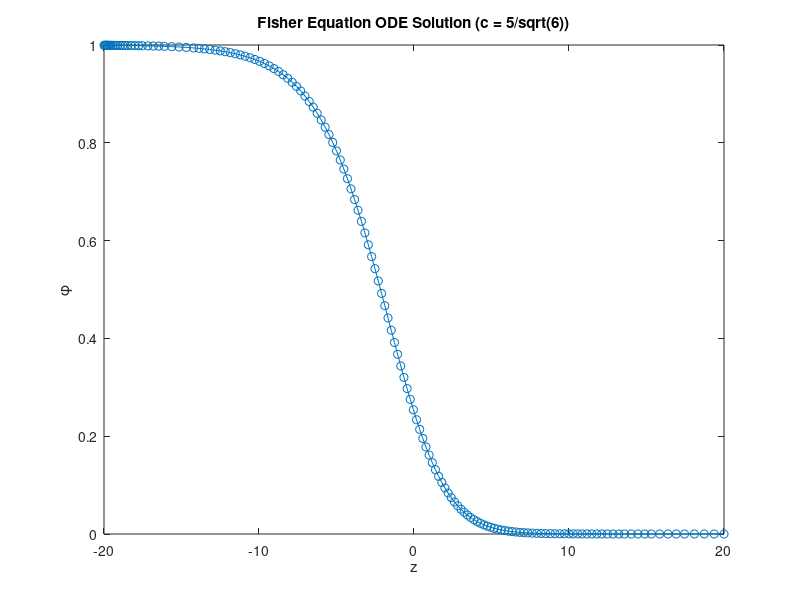

Here is the MATLAB script that generated this plot:
u = @(z) (1 + exp(z/sqrt(6)))^(-2);
u_prime = @(z) -2/sqrt(6) * exp(z/sqrt(6)) * (1 + exp(z/sqrt(6)))^(-3);

L = 20

function dphidt = fisher(t,y)
    c = 5/sqrt(6);
    dphidt = [y(2); -c * y(2) - y(1)*(1 - y(1))];
end

[t, y] = ode45(@fisher, [-L L], [u(-L); u_prime(-L)]);

plot(t,y(:,1),'-o')
title('Fisher Equation ODE Solution (c = 5/sqrt(6))');
xlabel('z');
ylabel('\phi');

print('-dpng', 'problem_2i')
